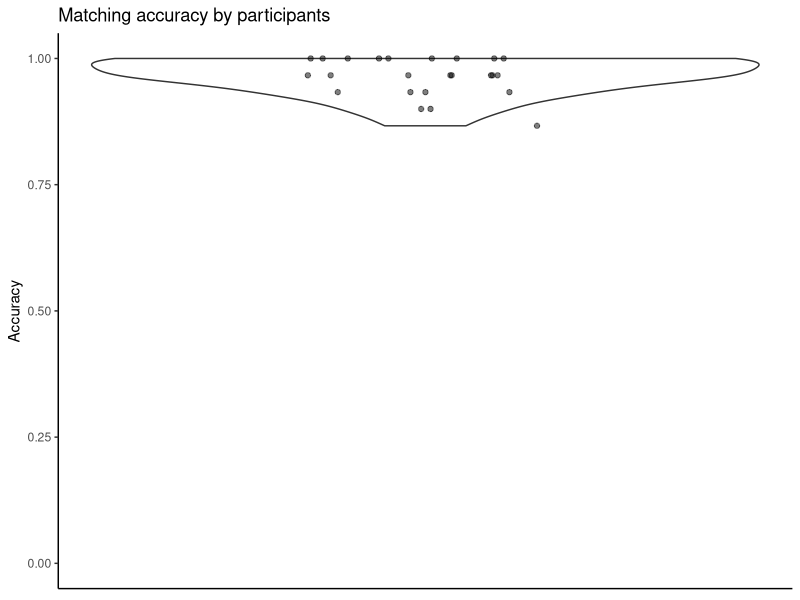
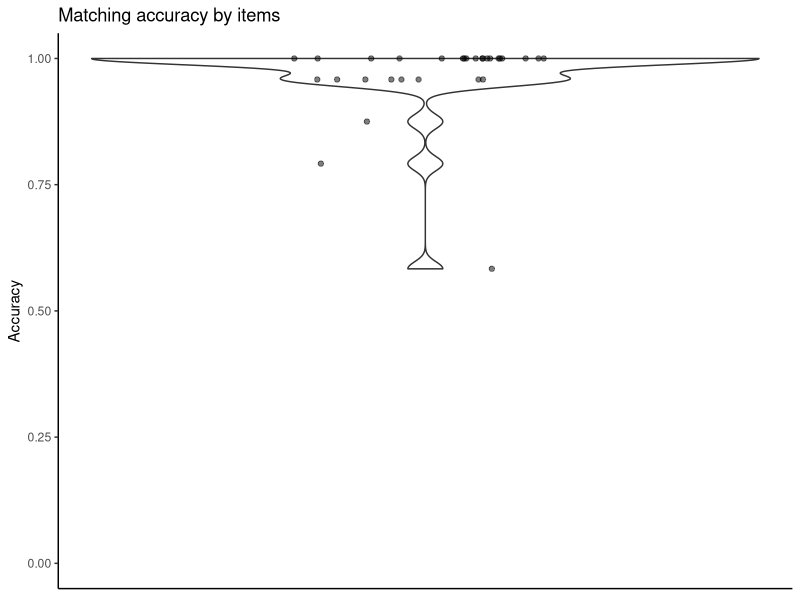
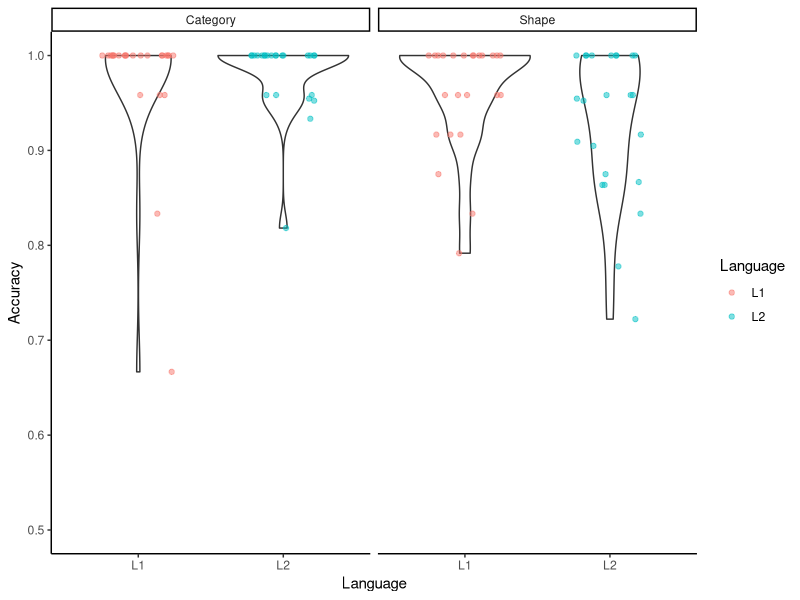
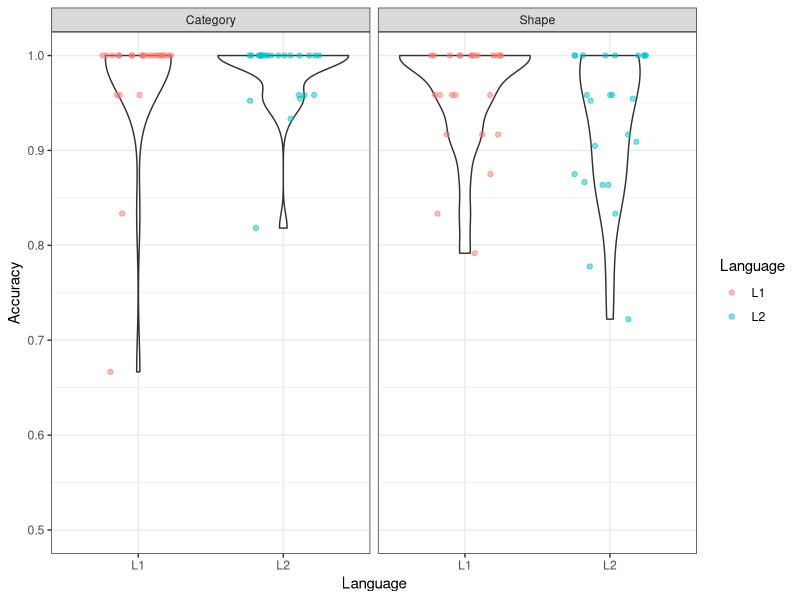

Here is the R script that generated these plots, in order: (Note: this script raises an error after producing the figures.)
## ---- chunk 1
knitr::opts_chunk$set(echo = TRUE)
library(knitr)
library(dplyr)
library(ggplot2)
library(GGally)
library(tidyr)
library(lme4)
## ---- chunk 2
# Matching task
d_match <- read.csv("../data/data_matching-task.csv", fileEncoding = "UTF-8")
head(d_match)
## ---- chunk 3
# form/category task cleaned version (see "~/data/process_data.Rmd" for details)
d_fc <- read.csv("../data/data_form-category-task_cleaned.csv", fileEncoding = "UTF-8")
head(d_fc)
## ---- chunk 4
backgr <- read.csv("../data/participant-background.csv", fileEncoding = "UTF-8")
head(backgr)
## ---- chunk 5
d_infe <- read.csv("../data/data_inference-task.csv", fileEncoding = "UTF-8", 
                   stringsAsFactors = FALSE)
# Want to change "visuospatial" to "spatial" for clarity
d_infe$Type[d_infe$Type == "Visuospatial"] <- "Spatial"
head(d_infe)
## ---- chunk 6
theme_match <- theme_classic() +
  theme(axis.title.x=element_blank(),
        axis.text.x=element_blank(),
        axis.ticks.x=element_blank())

plot <- d_match %>% group_by(Subject) %>% summarise(Accuracy = mean(Score)) %>%
  ggplot(aes(x = 0, y = Accuracy)) + 
  ylim(0, 1) +
  geom_violin(width = .5) +
  geom_jitter(height = 0, width = .1, alpha = .5) +
  ggtitle("Matching accuracy by participants")
plot + theme_match
## ---- chunk 7
plot <- d_match %>% group_by(TargetWord) %>% summarise(Accuracy = mean(Score)) %>%
  ggplot(aes(x = 0, y = Accuracy)) + 
  ylim(0, 1) +
  geom_violin(width = .5) +
  geom_jitter(height = 0, width = .1, alpha = .5) +
  ggtitle("Matching accuracy by items")
plot + theme_match
## ---- chunk 8
d_match$Error <- ifelse(d_match$Score == 1, 0, 1)
d_match %>% group_by(TargetWord) %>% 
  summarise(NbErrors = sum(Error)) %>%
  arrange(- NbErrors) %>%
  print(n = 5)
## ---- chunk 9
d_fc_subj <- d_fc %>% 
  group_by(Subject, Task, Language) %>%
  summarise(Acc = mean(Score))
## ---- chunk 10
d_fc_subj <- d_fc %>% 
  group_by(Subject, Task, Language) %>%
  summarise(Acc = mean(Score))

# To be able to plot the label names of outliers (SPSS does it by default), we
# adapt the solution proposed in
# https://stackoverflow.com/questions/33524669/labeling-outliers-of-boxplots-in-r
is_outlier <- function(x) {
  return(x < quantile(x, 0.25) - 1.5 * IQR(x) | x > quantile(x, 0.75) + 1.5 * IQR(x))
}
# Outlier contains a subject ID if they are an outlier for a task-language combo
d_fc_subj <- d_fc_subj %>%
  group_by(Task, Language) %>%
  mutate(Outlier = ifelse(is_outlier(Acc), Subject, as.numeric(NA)))
head(d_fc_subj)
## ---- chunk 11
plot <- ggplot(d_fc_subj, aes(x = Language, y = Acc)) +
  geom_violin() +
  geom_jitter(height = 0, width = .25, alpha = .5, aes(colour = Language)) +
  facet_grid(. ~ Task) +
  ylab("Accuracy") +
  ylim(.5, 1)
plot + theme_classic()
plot +  theme_bw()
## ---- chunk 12
# Sum coding for factors
# Task
contrasts(d_fc$Task) <- contr.sum(2)
colnames(contrasts(d_fc$Task)) <- "Categ_vs_Shape"
contrasts(d_fc$Task)
# Language
contrasts(d_fc$Language) <- - contr.sum(2)
colnames(contrasts(d_fc$Language)) <- "L2_vs_L1"
contrasts(d_fc$Language)
## ---- chunk 13
# fail to converge...

# fm_fc <- glmer(Score ~ Task * Language +
#                  (Task * Language | Subject) +
#                  (Task * Language | ItemID),
#                data = d_fc,
#                family = "binomial")

# fm_fc <- glmer(Score ~ Task * Language +
#                  (Task * Language | Subject) +
#                  (Task + Language | ItemID),
#                data = d_fc,
#                family = "binomial")

# The only model I can get to converge with any random slope by subjects:
# fm_fc7 <- glmer(Score ~ Task * Language +
#                   (1 + Task | Subject) +
#                   (1 | ItemID),
#                 data = d_fc,
#                 family = "binomial")
# summary(fm_fc7)
## ---- chunk 14
d_infe_subj <- d_infe %>% 
  group_by(Subject, Language, Type) %>%
  summarise(Acc = mean(Score))
head(d_infe_subj)
## ---- chunk 15
ggplot(d_infe_subj, aes(x = Language, y = Acc)) +
  geom_boxplot(outlier.shape = 4) +
  geom_jitter(height = 0, alpha = .5, aes(colour = Language)) +
  facet_grid(. ~ Type) +
  ylim(0, 1) +
  geom_hline(yintercept = .5, linetype = "dotted") +
  theme_bw()
## ---- chunk 16
d_infe %>%
  mutate(Val = ifelse(Valid == 1, "valid", "invalid")) %>%
  group_by(Subject, Language, Type, Val) %>%
  summarise(Acc = mean(Score)) %>%
  ggplot(aes(x = Language, y = Acc)) +
  geom_boxplot(outlier.shape = 4) +
  geom_jitter(height = 0, alpha = .5, aes(colour = Language)) +
  facet_grid(Type ~ Val) +
  ylim(0, 1) +
  geom_hline(yintercept = .5, linetype = "dotted") +
  theme_bw()
## ---- chunk 17
d_infe_ite <- d_infe %>%
  mutate(Val = ifelse(Valid == 1, "valid", "invalid")) %>%
  group_by(InferPattern, Language, Type, Val) %>%
  summarise(Acc = mean(Score))

ggplot(d_infe_ite, aes(x = Language, y = Acc)) +
  geom_boxplot(outlier.shape = 4) +
  geom_jitter(height = 0, alpha = .5, aes(colour = Language)) +
  facet_grid(. ~ Type) +
  ylim(0, 1) +
  geom_hline(yintercept = .5, linetype = "dotted") +
  theme_bw()
## ---- chunk 18
ggplot(d_infe_ite, aes(x = Language, y = Acc)) +
  geom_boxplot(outlier.shape = 4) +
  geom_jitter(height = 0, alpha = .5, aes(colour = Val)) +
  facet_grid(. ~ Type) +
  ylim(0, 1) +
  geom_hline(yintercept = .5, linetype = "dotted") +
  theme_bw()
## ---- chunk 19
ggplot(d_infe_ite, aes(x = Language, y = Acc)) +
  geom_boxplot(outlier.shape = 4) +
  geom_jitter(height = 0, alpha = .5, aes(colour = Language)) +
  facet_grid(Type ~ Val) +
  ylim(0, 1) +
  geom_hline(yintercept = .5, linetype = "dotted") +
  theme_bw()
## ---- chunk 20
# Compute by speaker averages for later plotting and add that to data frame
mean_RT <- d_infe %>% group_by(Subject) %>% 
  summarise(Mean_RT = mean(RT),
            Median_RT = median(RT))
d_infe <- left_join(d_infe, mean_RT)
# Order Subject levels according to Median_RT
d_infe$Subject <- factor(d_infe$Subject, levels = mean_RT$Subject[order(mean_RT$Median_RT)])
## ---- chunk 21
ggplot(d_infe, aes(x = Language, y = RT)) +
  geom_boxplot() +
  facet_wrap(~ Subject) +
  geom_hline(aes(yintercept = Mean_RT), linetype = "dotted", colour = "red") +
  geom_hline(aes(yintercept = Median_RT), linetype = "dashed", colour = "blue") +
  ggtitle("Raw Response Times (no outliers removed)") +
  theme_bw()
## ---- chunk 22
summary(d_infe$RT)
## ---- chunk 23
ggplot(d_infe, aes(x = factor(Score), y = RT)) +
  geom_boxplot() +
  facet_grid(. ~ Language)
## ---- chunk 24
d_infe %>% group_by(Language, Score) %>% 
  summarise(Mean_RT = mean(RT), SD_RT = sd(RT)) %>%
  kable
## ---- chunk 25
d_infe_corr <- d_infe %>% filter(Score == 1)
## ---- chunk 26
# Because log of negative number is not defined, we somewhat arbitrarily add
# 0.5 to all RTs (just a shift in scale) to make them all positive:
d_infe_corr$logRT <- log(d_infe_corr$RT + 0.5)
ggplot(d_infe_corr, aes(x = logRT)) + 
  geom_histogram(aes(y=..density..),  # Histogram with density instead of count on y-axis
                 colour="black", fill="white") +
  geom_density(alpha=.2, fill="#FF6666")  # Overlay with transparent density plot
## ---- chunk 27
# Compute by speaker averages and medians for logRT
mean_logRT <- d_infe_corr %>% group_by(Subject) %>% 
  summarise(Mean_logRT = mean(logRT),
            Median_logRT = median(logRT))
d_infe_corr <- left_join(d_infe_corr, mean_logRT)
# Order Subject levels according to Median_logRT now
d_infe_corr$Subject <- factor(
  d_infe_corr$Subject, 
  levels = mean_logRT$Subject[order(mean_logRT$Median_logRT)]
  )
## ---- chunk 28
ggplot(d_infe_corr, aes(x = Language, y = logRT)) +
  geom_boxplot() +
  facet_wrap(~ Subject) +
  geom_hline(aes(yintercept = Mean_logRT), linetype = "dotted", colour = "red") +
  geom_hline(aes(yintercept = Median_logRT), linetype = "dashed", colour = "blue") +
  ggtitle("Log-transformed Response Times (no observations removed)") +
theme_bw()
## ---- chunk 29
# Summarize RTs by subject
rt_subj <- d_infe_corr %>%
  group_by(Subject, Language, Type) %>%
  summarise(logRT = mean(logRT))
head(rt_subj, 7)
## ---- chunk 30
sem_fun <- function(x) sd(x) / sqrt(length(x))
rt_subj_summ <- rt_subj %>%
  group_by(Language, Type) %>%
  summarise(M = mean(logRT), SE = sem_fun(logRT))
rt_subj_summ
## ---- chunk 31
plot_infer_RT <- ggplot(rt_subj_summ, aes(x = Language, y = M)) +
  geom_point(size = 2) +
  geom_errorbar(aes(ymin = M - 1.96 * SE, ymax = M + 1.96 * SE), width = .25,
                size = 1) +
  geom_jitter(data = rt_subj, aes(y = logRT, colour = Language), height = 0, 
              alpha = .4) +
  facet_grid(. ~ Type) +
  ylab("Response Times\n(log seconds)") +
  theme_bw()
plot_infer_RT
## ---- chunk 32
plot_infer_RT +
  geom_line(data = rt_subj, aes(y = logRT, group = Subject), alpha = .3)
## ---- chunk 33
# ggsave("fig_exp2_amlap.png", height = 2.5, width = 5)
# ggsave("fig_exp2_amlap.pdf", height = 2.5, width = 5)
## ---- chunk 34
# Sum coding for Language
d_infe_corr$Language <- factor(d_infe_corr$Language)
contrasts(d_infe_corr$Language) <- - contr.sum(2)
colnames(contrasts(d_infe_corr$Language)) <- "L2_vs_L1"
contrasts(d_infe_corr$Language)

# Inference Type: Helmert coding
d_infe_corr$Type <- factor(d_infe_corr$Type)
contrasts(d_infe_corr$Type) <- contr.helmert(3)
colnames(contrasts(d_infe_corr$Type)) <- c("Spat_vs_Cont", "Visual_vs_rest")
contrasts(d_infe_corr$Type)
contrasts(d_infe_corr$Language)
## ---- chunk 35
# # Start with full model as per Barr et al. (2013)
# fm_RT <- lmer(
#   logRT ~ Language * Type +
#     (1 + Language * Type | Subject) +
#     (1 + Language * Type | InferPattern),
#   data = d_infe_corr, REML = FALSE
#   )
# # boundary (singular) fit: see ?isSingular
# 
# # Stepwise simplification:
# fm_RT <- lmer(
#   logRT ~ Language * Type +
#     (1 + Language * Type | Subject) +
#     (1 + Language + Type | InferPattern),
#   data = d_infe_corr, REML = FALSE
#   )
# # boundary (singular) fit: see ?isSingular
# 
# fm_RT <- lmer(
#   logRT ~ Language * Type +
#     (1 + Language * Type | Subject) +
#     (1 + Language | InferPattern),
#   data = d_infe_corr, REML = FALSE
#   )
# # boundary (singular) fit: see ?isSingular
# 
# fm_RT <- lmer(
#   logRT ~ Language * Type +
#     (1 + Language + Type | Subject) +
#     (1 + Language | InferPattern),
#   data = d_infe_corr, REML = FALSE
#   )
# # Model failed to converge with max|grad| = 0.0143437 (tol = 0.002, component 1)
# 
# fm_RT <- lmer(
#   logRT ~ Language * Type +
#     (1 + Language | Subject) +
#     (1 + Language | InferPattern),
#   data = d_infe_corr, REML = FALSE
#   )
# # Model failed to converge with max|grad| = 0.0306014 (tol = 0.002, component 1)

fm_RT <- lmer(
  logRT ~ Language * Type +
    (1 + Language | Subject) +
    (1 | InferPattern),
  data = d_infe_corr, REML = FALSE
  )
# This one converges
summary(fm_RT)

# Model WITHOUT critical interaction
fm_RT_nointeract <- lmer(
  logRT ~ Language + Type +
    (1 + Language | Subject) +
    (1 | InferPattern),
  data = d_infe_corr, REML = FALSE
  )
summary(fm_RT_nointeract)
## ---- chunk 36
anova(fm_RT, fm_RT_nointeract)
## ---- chunk 37
# Subset form/category task data in L2 only:
d_fc_l2 <- d_fc_subj %>% select(-Outlier) %>% filter(Language == "L2")
# Add their proficiency scores:
d_fc_l2 <- left_join(d_fc_l2, backgr %>% select(Subject, LexTale))
## ---- chunk 38
RTs_proficiency <- d_infe_corr %>%
  filter(Type == "Visual") %>%
  group_by(Subject, Language) %>%
  summarise(M = mean(logRT)) %>%
  # From long to wide
  spread(Language, M) %>%
  # compute difference
  mutate(L1_minus_L2 = L1 - L2) %>%
  # Join with information about proficiency and accuracy in the shape task
  left_join(d_fc_l2 %>%
              ungroup() %>%
              mutate(Subject = as.character(Subject)) %>% 
              filter(Task == "Shape") %>% 
              select(Subject, Acc, LexTale))
head(RTs_proficiency)
## ---- chunk 39
ggplot(RTs_proficiency, aes(x = LexTale, y = L1_minus_L2)) +
  geom_point() +
  geom_smooth(method = "lm")
## ---- chunk 40
with(RTs_proficiency, cor.test(L1_minus_L2, LexTale))
## ---- chunk 41
ggplot(RTs_proficiency, aes(x = Acc, y = L1_minus_L2)) +
  geom_point() +
  geom_smooth(method = "lm")
## ---- chunk 42
with(RTs_proficiency, cor.test(L1_minus_L2, Acc))
